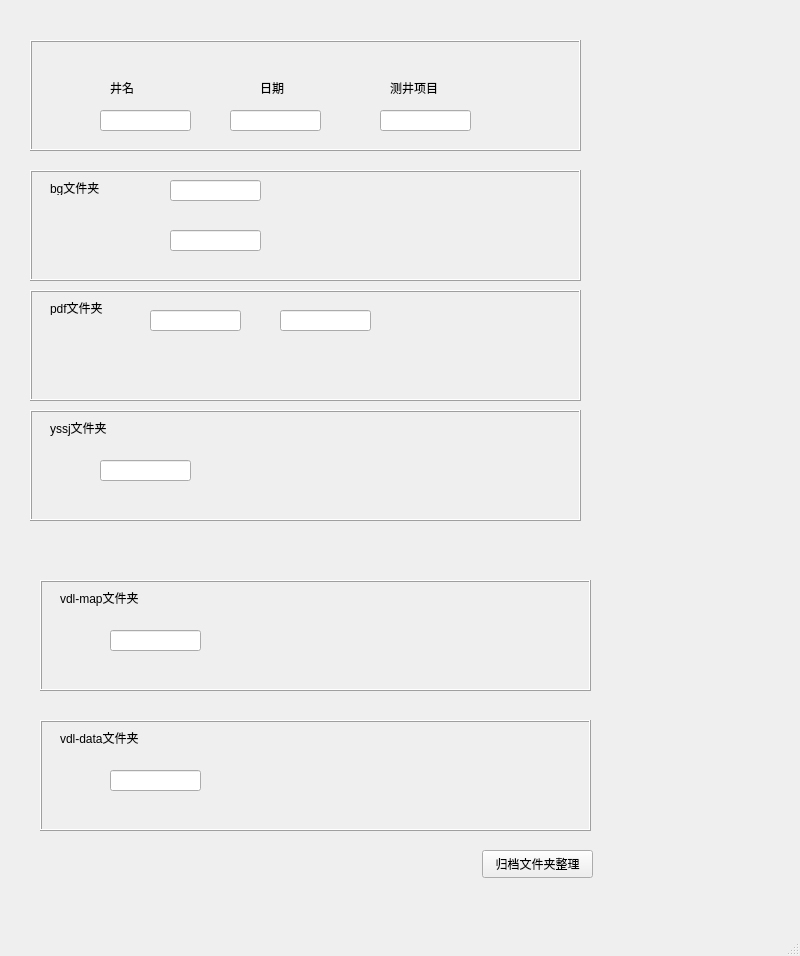
<?xml version="1.0" encoding="UTF-8"?>
<ui version="4.0">
 <class>MainWindow</class>
 <widget class="QMainWindow" name="MainWindow">
  <property name="geometry">
   <rect>
    <x>0</x>
    <y>0</y>
    <width>800</width>
    <height>956</height>
   </rect>
  </property>
  <property name="windowTitle">
   <string>MainWindow</string>
  </property>
  <widget class="QWidget" name="centralwidget">
   <widget class="QFrame" name="frame">
    <property name="geometry">
     <rect>
      <x>30</x>
      <y>170</y>
      <width>551</width>
      <height>111</height>
     </rect>
    </property>
    <property name="frameShape">
     <enum>QFrame::Box</enum>
    </property>
    <property name="frameShadow">
     <enum>QFrame::Raised</enum>
    </property>
    <widget class="QLineEdit" name="lineEdit_4">
     <property name="geometry">
      <rect>
       <x>140</x>
       <y>10</y>
       <width>91</width>
       <height>21</height>
      </rect>
     </property>
    </widget>
    <widget class="QLabel" name="label">
     <property name="geometry">
      <rect>
       <x>20</x>
       <y>10</y>
       <width>72</width>
       <height>15</height>
      </rect>
     </property>
     <property name="text">
      <string>bg文件夹</string>
     </property>
    </widget>
    <widget class="QLineEdit" name="lineEdit_9">
     <property name="geometry">
      <rect>
       <x>140</x>
       <y>60</y>
       <width>91</width>
       <height>21</height>
      </rect>
     </property>
    </widget>
   </widget>
   <widget class="QFrame" name="frame_2">
    <property name="geometry">
     <rect>
      <x>30</x>
      <y>40</y>
      <width>551</width>
      <height>111</height>
     </rect>
    </property>
    <property name="frameShape">
     <enum>QFrame::Box</enum>
    </property>
    <property name="frameShadow">
     <enum>QFrame::Raised</enum>
    </property>
    <widget class="QLabel" name="label_2">
     <property name="geometry">
      <rect>
       <x>80</x>
       <y>40</y>
       <width>51</width>
       <height>16</height>
      </rect>
     </property>
     <property name="text">
      <string>井名</string>
     </property>
    </widget>
    <widget class="QLineEdit" name="lineEdit_2">
     <property name="geometry">
      <rect>
       <x>200</x>
       <y>70</y>
       <width>91</width>
       <height>21</height>
      </rect>
     </property>
    </widget>
    <widget class="QLabel" name="label_4">
     <property name="geometry">
      <rect>
       <x>360</x>
       <y>40</y>
       <width>71</width>
       <height>16</height>
      </rect>
     </property>
     <property name="text">
      <string>测井项目</string>
     </property>
    </widget>
    <widget class="QLineEdit" name="lineEdit_3">
     <property name="geometry">
      <rect>
       <x>350</x>
       <y>70</y>
       <width>91</width>
       <height>21</height>
      </rect>
     </property>
    </widget>
    <widget class="QLineEdit" name="lineEdit">
     <property name="geometry">
      <rect>
       <x>70</x>
       <y>70</y>
       <width>91</width>
       <height>21</height>
      </rect>
     </property>
    </widget>
    <widget class="QLabel" name="label_3">
     <property name="geometry">
      <rect>
       <x>230</x>
       <y>40</y>
       <width>51</width>
       <height>16</height>
      </rect>
     </property>
     <property name="text">
      <string>日期</string>
     </property>
    </widget>
   </widget>
   <widget class="QFrame" name="frame_3">
    <property name="geometry">
     <rect>
      <x>30</x>
      <y>290</y>
      <width>551</width>
      <height>111</height>
     </rect>
    </property>
    <property name="frameShape">
     <enum>QFrame::Box</enum>
    </property>
    <property name="frameShadow">
     <enum>QFrame::Raised</enum>
    </property>
    <widget class="QLineEdit" name="lineEdit_5">
     <property name="geometry">
      <rect>
       <x>120</x>
       <y>20</y>
       <width>91</width>
       <height>21</height>
      </rect>
     </property>
    </widget>
    <widget class="QLabel" name="label_5">
     <property name="geometry">
      <rect>
       <x>20</x>
       <y>10</y>
       <width>72</width>
       <height>15</height>
      </rect>
     </property>
     <property name="text">
      <string>pdf文件夹</string>
     </property>
    </widget>
    <widget class="QLineEdit" name="lineEdit_10">
     <property name="geometry">
      <rect>
       <x>250</x>
       <y>20</y>
       <width>91</width>
       <height>21</height>
      </rect>
     </property>
    </widget>
   </widget>
   <widget class="QFrame" name="frame_4">
    <property name="geometry">
     <rect>
      <x>30</x>
      <y>410</y>
      <width>551</width>
      <height>111</height>
     </rect>
    </property>
    <property name="frameShape">
     <enum>QFrame::Box</enum>
    </property>
    <property name="frameShadow">
     <enum>QFrame::Raised</enum>
    </property>
    <widget class="QLineEdit" name="lineEdit_6">
     <property name="geometry">
      <rect>
       <x>70</x>
       <y>50</y>
       <width>91</width>
       <height>21</height>
      </rect>
     </property>
    </widget>
    <widget class="QLabel" name="label_6">
     <property name="geometry">
      <rect>
       <x>20</x>
       <y>10</y>
       <width>81</width>
       <height>16</height>
      </rect>
     </property>
     <property name="text">
      <string>yssj文件夹</string>
     </property>
    </widget>
   </widget>
   <widget class="QFrame" name="frame_5">
    <property name="geometry">
     <rect>
      <x>40</x>
      <y>580</y>
      <width>551</width>
      <height>111</height>
     </rect>
    </property>
    <property name="frameShape">
     <enum>QFrame::Box</enum>
    </property>
    <property name="frameShadow">
     <enum>QFrame::Raised</enum>
    </property>
    <widget class="QLineEdit" name="lineEdit_7">
     <property name="geometry">
      <rect>
       <x>70</x>
       <y>50</y>
       <width>91</width>
       <height>21</height>
      </rect>
     </property>
    </widget>
    <widget class="QLabel" name="label_7">
     <property name="geometry">
      <rect>
       <x>20</x>
       <y>10</y>
       <width>131</width>
       <height>16</height>
      </rect>
     </property>
     <property name="text">
      <string>vdl-map文件夹</string>
     </property>
    </widget>
   </widget>
   <widget class="QFrame" name="frame_6">
    <property name="geometry">
     <rect>
      <x>40</x>
      <y>720</y>
      <width>551</width>
      <height>111</height>
     </rect>
    </property>
    <property name="frameShape">
     <enum>QFrame::Box</enum>
    </property>
    <property name="frameShadow">
     <enum>QFrame::Raised</enum>
    </property>
    <widget class="QLineEdit" name="lineEdit_8">
     <property name="geometry">
      <rect>
       <x>70</x>
       <y>50</y>
       <width>91</width>
       <height>21</height>
      </rect>
     </property>
    </widget>
    <widget class="QLabel" name="label_8">
     <property name="geometry">
      <rect>
       <x>20</x>
       <y>10</y>
       <width>131</width>
       <height>16</height>
      </rect>
     </property>
     <property name="text">
      <string>vdl-data文件夹</string>
     </property>
    </widget>
   </widget>
   <widget class="QPushButton" name="pushButton">
    <property name="geometry">
     <rect>
      <x>482</x>
      <y>850</y>
      <width>111</width>
      <height>28</height>
     </rect>
    </property>
    <property name="text">
     <string>归档文件夹整理</string>
    </property>
   </widget>
  </widget>
  <widget class="QMenuBar" name="menubar">
   <property name="geometry">
    <rect>
     <x>0</x>
     <y>0</y>
     <width>800</width>
     <height>26</height>
    </rect>
   </property>
  </widget>
  <widget class="QStatusBar" name="statusbar"/>
 </widget>
 <resources/>
 <connections/>
</ui>
